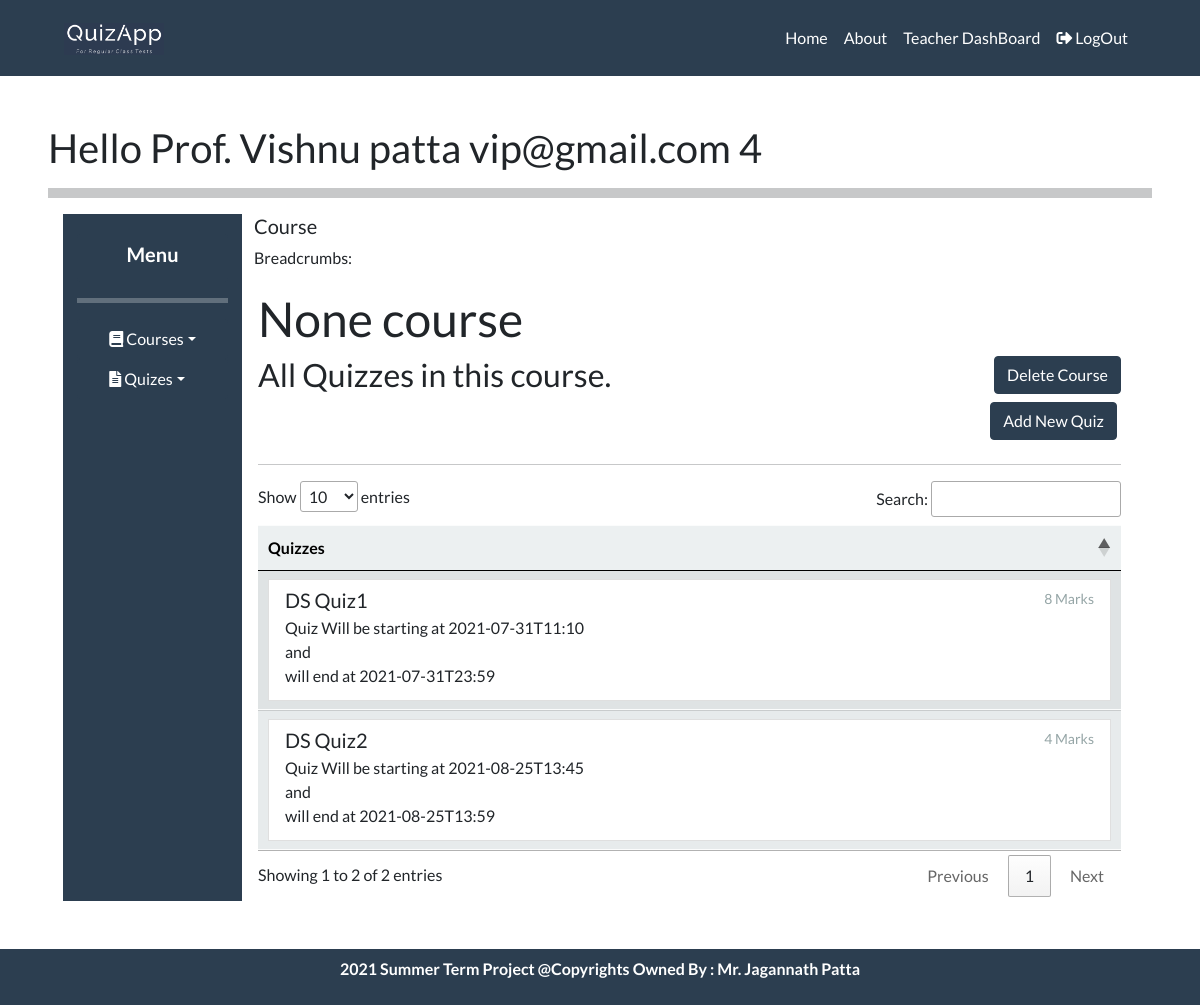
Screenshot of /teacher/Course?id=2 (signed in) with the database file from the repository.
### tables this page shows
CREATE TABLE "Quiz" (
	"quiz_id"	INTEGER NOT NULL PRIMARY KEY AUTOINCREMENT,
	"teacher_id"	INTEGER NOT NULL,
	"course_id"	INTEGER NOT NULL,
	"quiz_name"	TEXT,
	"img_id"	INTEGER NOT NULL,
	"img_key"	BLOB,
	"quiz_marks"	INTEGER DEFAULT 0,
	"quiz_startDate"	TEXT NOT NULL,
	"quiz_endDate"	TEXT NOT NULL,
	FOREIGN KEY("img_id") REFERENCES "Images"("image_id") ON DELETE SET NULL,
	UNIQUE("course_id","teacher_id","quiz_name"),
	FOREIGN KEY("teacher_id") REFERENCES "Teacher"("teacher_id") ON DELETE CASCADE,
	FOREIGN KEY("course_id") REFERENCES "Course"("course_id") ON DELETE CASCADE
);

### Teacher/views.py (the view)
@breadcrumb('Course')
def TeacherCourse():
    page = check_user("/teacherSite/course.html")
    if len(page) > 1:
        return render_template(page[0] , msg = page[1])
    else:
        cid = request.args.get('id',type = int)
        name = request.args.get('name', type = str)
        try:
            conn = sqlite3.connect("DataBase/quizAppDataBase.db")
            cursor = conn.cursor()
            quizes = cursor.execute("SELECT QUIZ_ID , QUIZ_NAME , QUIZ_MARKS , QUIZ_STARTDATE , QUIZ_ENDDATE from QUIZ WHERE COURSE_ID = ? AND TEACHER_ID = ? " , ( cid , session['role_id'] , )).fetchall()
            cursor.close()
            conn.close()
        except Exception as e:
                msg = "Some Error : " + str(e)
        return render_template(page[0] , course = [ cid, name ] , quizes = quizes)

### Teacher/views.py (called while the page is built)
def check_user(page):
    if session.get("email"):
        if session.get("user_role") == 'T':
            return [page]
        else:
            return [page , "You Don't have these previlages." ]
    else:
        return ['login.html']

### breadcrumb.py (called while the page is built, shortened)
def breadcrumb(view_title):
    def decorator(f):
        @functools.wraps(f)
        def decorated_function(*args, **kwargs):
            flask.g.title = view_title
            session_crumbs = flask.session.setdefault('crumbs', [])
            flask.g.breadcrumbs = []
            for path, title in session_crumbs:
                flask.g.breadcrumbs.append(BreadCrumb(path, title))
            flask.session.modified = True
            item = (flask.request.url, view_title)
            try:
                if item[1] not in [ i[1] for i in session_crumbs]:
                    session_crumbs.append(item)
            except:
                pass
            rv = f(*args, **kwargs)
            if len(session_crumbs) > 5:
                session_crumbs.pop(0)
            return rv
        return decorated_function
    return decorator

### templates/teacherSite/course.html (shortened to what this page needs)
{% extends "/teacherSite/teacherHome.html" %}
{% block body %}
<div class="p-sm-1">
{% if course %}
<h1>  {{ course[1] }} course </h1>
{% endif %}
<div class="row">
    {% if course %}
        <div class="col-md-9">
            <h3> All Quizzes in this course.</h3>
        </div>
        <div class="col-md-3">
            <a class="btn btn-primary float-right mb-2" onclick="deleteCourse( '{{course[0]}}' )" > Delete Course </a>
             <a class="btn btn-primary float-right mb-2 mr-1" href="/teacher/AddQuiz?cid={{course[0]}}">Add New Quiz</a>
        </div>
    {% endif %}
</div>
<hr>
    <table id='tab' class="display table responsive table-hover">
        <thead>
            <tr class="table-light">
              <th scope="col"> Quizzes </th>
            </tr>
          </thead>
        <tbody>
            {% for quiz in  quizes: %}
          <tr class="table-light">
            <td>
                <a href="/teacher/quiz?id={{quiz[0]}}&name={{quiz[1]}}" class="list-group-item list-group-item-action flex-column align-items-start">
                    <div class="d-flex w-100 justify-content-between">
                        <h5 class="mb-1"> {{quiz[1] }}   </h5>
                        <small class="text-muted">{{quiz[2]}} Marks </small>
                    </div>
                        <p class="mb-1">Quiz Will be starting at {{quiz[3]}} <br> and <br> will end at {{quiz[4]}}</p>
                </a>
            </td>
          </tr>
          {% endfor %}
        </tbody>
    </table>
</div>
{% endblock %}

### rows the page displays
Quiz: quiz_name "DS Quiz1", quiz_marks "8", quiz_startDate "2021-07-31T11:10", quiz_endDate "2021-07-31T23:59"
Quiz: quiz_name "DS Quiz2", quiz_marks "4", quiz_startDate "2021-08-25T13:45", quiz_endDate "2021-08-25T13:59"

### other values shown
{{ session['username'] }} "Vishnu patta"
{{ session['email'] }} "vip@gmail.com"
{{ session['role_id'] }} "4"
{{ g.title }} "Course"
{{ course[1] }} "None"
